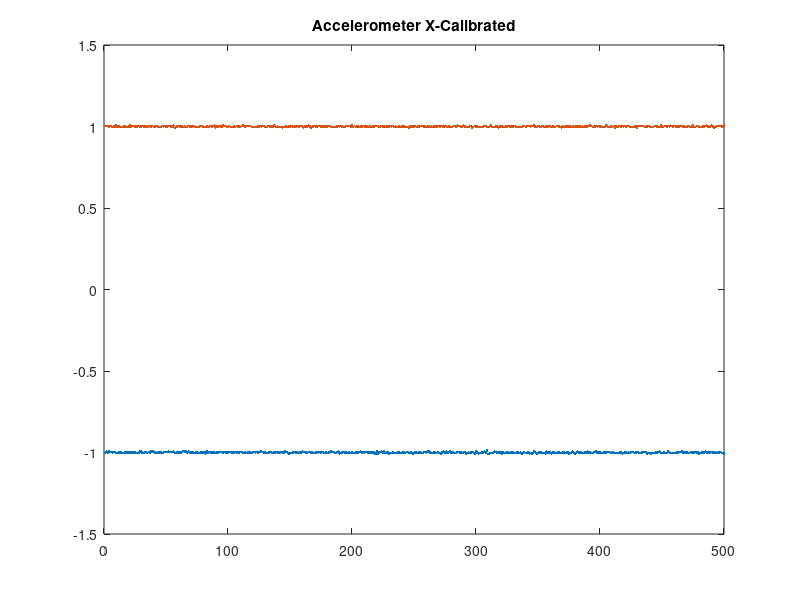
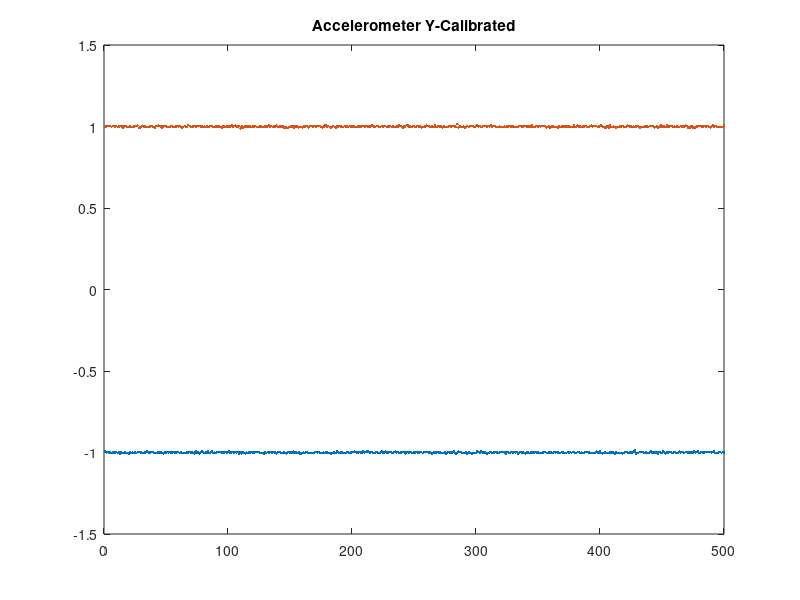
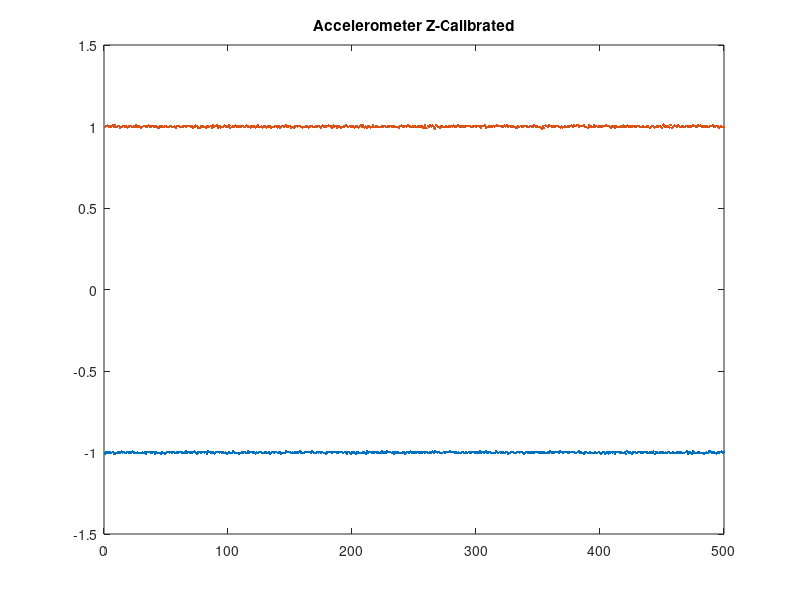

Write MATLAB code to recreate these figures, in order.
close all;
clear all;

yneg = [-980
-986
-984
-988
-984
-991
-986
-988
-987
-985
-989
-984
-993
-984
-990
-988
-986
-990
-989
-992
-985
-990
-987
-989
-986
-989
-985
-985
-985
-986
-991
-991
-986
-984
-979
-987
-987
-984
-982
-987
-988
-988
-991
-982
-990
-984
-990
-992
-983
-987
-983
-986
-983
-987
-989
-984
-986
-989
-983
-985
-988
-985
-988
-991
-989
-990
-983
-989
-982
-989
-984
-991
-992
-981
-986
-987
-992
-986
-981
-985
-989
-986
-988
-981
-989
-987
-979
-988
-986
-988
-985
-984
-982
-985
-986
-987
-986
-984
-987
-983
-981
-991
-985
-983
-989
-984
-986
-985
-992
-983
-992
-986
-988
-992
-987
-988
-986
-989
-983
-990
-987
-983
-984
-984
-984
-989
-989
-988
-992
-985
-989
-985
-987
-982
-987
-986
-982
-986
-992
-985
-985
-983
-988
-989
-985
-989
-992
-985
-983
-991
-986
-990
-981
-987
-985
-989
-986
-993
-992
-988
-987
-988
-982
-985
-991
-991
-989
-988
-988
-985
-984
-986
-984
-990
-989
-989
-985
-991
-984
-986
-989
-990
-992
-989
-987
-986
-988
-981
-986
-991
-986
-987
-988
-989
-989
-985
-985
-990
-987
-985
-984
-981
-985
-989
-987
-983
-990
-987
-978
-986
-985
-978
-980
-987
-986
-985
-989
-989
-987
-984
-990
-991
-987
-981
-986
-991
-980
-986
-987
-985
-984
-987
-990
-985
-981
-986
-985
-989
-986
-987
-984
-983
-992
-982
-984
-986
-984
-986
-989
-987
-991
-984
-987
-987
-983
-984
-990
-985
-985
-983
-982
-986
-986
-993
-993
-982
-986
-987
-985
-986
-987
-990
-989
-990
-984
-992
-987
-985
-986
-987
-987
-979
-988
-996
-986
-981
-983
-982
-988
-990
-988
-986
-994
-984
-989
-989
-994
-988
-988
-989
-980
-985
-987
-981
-985
-991
-982
-988
-992
-989
-986
-985
-991
-986
-986
-983
-987
-989
-986
-985
-983
-984
-984
-993
-985
-983
-991
-983
-984
-987
-983
-986
-982
-992
-988
-982
-988
-983
-989
-992
-987
-985
-990
-986
-986
-986
-988
-984
-988
-984
-988
-989
-990
-986
-982
-984
-988
-990
-987
-987
-986
-990
-983
-987
-983
-986
-989
-990
-985
-986
-989
-989
-988
-984
-989
-984
-988
-983
-983
-988
-988
-984
-984
-990
-987
-988
-989
-983
-983
-985
-986
-988
-989
-988
-988
-989
-981
-986
-987
-979
-989
-993
-990
-982
-988
-988
-989
-982
-986
-987
-987
-992
-983
-989
-990
-988
-988
-992
-989
-983
-985
-986
-989
-987
-984
-986
-985
-974
-993
-988
-988
-983
-982
-985
-986
-989
-984
-989
-991
-986
-981
-991
-982
-990
-986
-987
-995
-983
-988
-991
-981
-986
-992
-982
-987
-983
-984
-990
-989
-983
-989
-988
-989
-981
-986
-983
-983
-989
-985
-982
-987
-987
-987
-987
-989
-981
-988
-985
-981
-988
-986
-982
-990
-987
-985
-984
-983
-984
-985
-987
-982
-981
-991
-989
-991
-984
-984
-988
-985
-986];

ypos = [1003
1004
1008
1007
1006
1002
1006
1007
1003
1005
1001
1004
1008
1007
996
1003
1007
1005
1000
999
1004
1000
1002
1004
1008
1007
1009
995
998
999
1007
1004
1003
1002
1001
1002
1004
1005
1004
1002
998
1007
1006
1009
1007
1003
997
1007
1007
1008
1000
999
1001
1006
1008
999
999
1004
1007
1003
1006
1002
998
1000
1005
1000
1001
1013
1007
1002
1000
1003
1007
1004
1005
1006
1008
1000
1004
1000
1003
1002
1005
999
1004
1005
1006
1002
1002
1004
1004
1004
1003
1002
998
1008
1003
1002
1003
1001
1004
1002
1010
1001
1005
1009
1004
1004
1005
992
1004
993
1001
1004
1004
1003
1001
1004
1000
1006
1003
1005
1002
1002
1002
1008
1000
1001
1001
1003
1003
1004
1009
1002
1006
1001
1008
1004
1009
1004
1002
1007
1000
1006
998
998
1001
994
999
1000
1004
1006
997
1006
1003
1003
998
1002
1002
997
1005
1002
1007
1004
997
1005
1008
1004
1003
1006
1000
1006
1006
1007
1000
998
1000
1009
1010
1001
1005
1001
995
1000
1006
1001
997
1003
1004
1006
1003
1002
1000
1005
1003
1008
1000
1005
1004
1006
1004
1003
1000
999
1004
1003
1003
1005
1006
1004
1003
1005
1003
1004
1003
1010
1008
1003
1002
1006
1006
1002
1002
1006
1003
1007
1005
1001
1004
1004
1005
1002
1006
1001
1000
1004
1002
1009
1008
1001
996
1003
1001
1011
1009
1002
1003
1000
1005
1008
1002
1003
1008
1004
1004
997
1002
1002
1004
1009
1005
1005
1002
1003
1003
999
1009
1002
1004
1006
1002
1004
998
1005
1001
1002
1001
1004
1005
1001
1007
1007
1004
1001
1018
997
1004
1002
1001
1003
997
1001
1005
1001
1006
1008
1008
1004
1001
1005
1009
1004
1006
1002
1001
1007
1005
1005
1003
1008
1004
1010
1003
1006
1005
1002
999
1000
1003
1001
1000
999
1003
1000
1003
1000
1006
1002
1003
1007
999
1000
1001
1000
1007
1008
1003
1002
1006
1005
999
1004
1004
999
1009
1002
1002
1004
1005
1003
1007
1003
1006
1005
1007
1004
998
1002
1003
996
1006
1003
1000
1001
999
998
1004
999
1003
1003
1008
1003
1003
1004
1006
1001
1002
1000
1010
1001
1001
1009
1003
1006
1000
1004
1004
1007
1004
1002
1000
1006
1009
1004
1007
1007
1005
1002
1003
1007
1011
1003
1000
996
997
1007
997
1010
1000
1000
1003
1002
997
1002
1001
1003
1003
1006
1003
1001
999
1009
1006
1004
1006
1001
1004
1002
1003
1006
1005
996
1002
1002
1000
1006
1003
1004
1002
1005
1006
1006
1005
998
1000
1006
996
1001
1009
1001
1004
1004
999
1009
1003
1003
1005
1007
1000
1004
1002
1005
1000
1000
1006
1004
1005
1002
1009
1006
997
996
997
1008
998
997
996
1003
1005
1008
1007
1003
1004
1005
1003
1004
1005
1001
998
1003
1009
1001
1008
1004
1002
1000
1000
1001
1000
1009];

xneg = [-1028
-1020
-1028
-1020
-1023
-1022
-1024
-1021
-1022
-1027
-1030
-1026
-1027
-1022
-1029
-1027
-1026
-1025
-1025
-1026
-1023
-1025
-1026
-1025
-1026
-1027
-1029
-1025
-1018
-1019
-1027
-1027
-1022
-1023
-1027
-1023
-1025
-1020
-1020
-1020
-1026
-1027
-1030
-1022
-1025
-1024
-1027
-1026
-1023
-1023
-1023
-1018
-1022
-1022
-1021
-1020
-1026
-1028
-1025
-1026
-1026
-1026
-1022
-1017
-1020
-1017
-1024
-1020
-1026
-1025
-1025
-1024
-1030
-1026
-1022
-1028
-1027
-1025
-1022
-1026
-1021
-1031
-1017
-1024
-1021
-1027
-1024
-1025
-1025
-1027
-1025
-1024
-1023
-1023
-1021
-1028
-1021
-1025
-1025
-1024
-1021
-1023
-1025
-1024
-1026
-1023
-1024
-1024
-1030
-1023
-1022
-1028
-1027
-1024
-1027
-1025
-1024
-1025
-1029
-1023
-1022
-1024
-1023
-1027
-1022
-1021
-1017
-1023
-1025
-1022
-1027
-1027
-1026
-1023
-1026
-1027
-1024
-1027
-1023
-1026
-1026
-1029
-1023
-1026
-1026
-1019
-1023
-1025
-1032
-1027
-1030
-1026
-1024
-1023
-1024
-1025
-1030
-1023
-1027
-1020
-1023
-1022
-1025
-1028
-1023
-1023
-1027
-1025
-1027
-1027
-1026
-1022
-1025
-1022
-1025
-1023
-1024
-1027
-1023
-1027
-1026
-1025
-1020
-1022
-1021
-1026
-1029
-1022
-1019
-1031
-1027
-1025
-1021
-1025
-1025
-1027
-1026
-1025
-1028
-1026
-1027
-1028
-1026
-1023
-1024
-1021
-1020
-1027
-1021
-1025
-1022
-1022
-1026
-1025
-1026
-1026
-1025
-1025
-1034
-1018
-1031
-1025
-1021
-1020
-1024
-1016
-1029
-1022
-1025
-1032
-1029
-1030
-1026
-1030
-1029
-1027
-1025
-1023
-1029
-1029
-1025
-1021
-1029
-1023
-1021
-1027
-1026
-1025
-1031
-1027
-1025
-1024
-1028
-1026
-1025
-1027
-1029
-1023
-1023
-1025
-1020
-1020
-1025
-1028
-1027
-1024
-1021
-1029
-1023
-1027
-1028
-1032
-1022
-1020
-1028
-1020
-1027
-1024
-1018
-1025
-1024
-1026
-1028
-1028
-1021
-1021
-1024
-1021
-1027
-1025
-1022
-1031
-1028
-1025
-1027
-1025
-1021
-1026
-1031
-1020
-1026
-1033
-1028
-1027
-1025
-1026
-1020
-1025
-1014
-1033
-1031
-1027
-1028
-1028
-1020
-1023
-1025
-1026
-1025
-1025
-1032
-1024
-1029
-1027
-1024
-1026
-1030
-1025
-1026
-1022
-1028
-1027
-1025
-1022
-1027
-1026
-1032
-1029
-1023
-1028
-1027
-1025
-1031
-1027
-1031
-1028
-1019
-1026
-1031
-1027
-1025
-1026
-1026
-1028
-1028
-1031
-1019
-1029
-1025
-1023
-1031
-1024
-1021
-1028
-1027
-1024
-1023
-1027
-1029
-1026
-1025
-1029
-1025
-1025
-1035
-1029
-1026
-1020
-1027
-1033
-1025
-1020
-1024
-1025
-1024
-1028
-1027
-1023
-1030
-1020
-1024
-1024
-1027
-1029
-1023
-1022
-1019
-1028
-1022
-1025
-1027
-1029
-1025
-1021
-1025
-1023
-1021
-1023
-1028
-1026
-1026
-1028
-1027
-1030
-1028
-1026
-1022
-1031
-1027
-1025
-1021
-1028
-1026
-1030
-1022
-1023
-1023
-1027
-1026
-1021
-1025
-1027
-1029
-1025
-1022
-1023
-1022
-1031
-1028
-1028
-1033
-1030
-1027
-1028
-1022
-1026
-1023
-1020
-1027
-1027
-1030
-1023
-1027
-1030
-1019
-1026
-1029
-1028
-1027
-1027
-1030
-1026
-1025
-1021
-1022
-1019
-1026
-1025
-1024
-1024
-1027
-1027
-1023
-1029
-1025
-1028
-1023
-1025
-1023
-1033
-1029
-1024
-1024
-1028
-1019
-1024
-1028
-1024
-1026
-1022
-1026
-1024
-1024
-1027
-1024
-1026
-1022
-1027
-1030
-1031];

xpos = [987
987
989
985
987
985
981
984
984
992
981
984
982
982
982
989
985
982
981
985
990
982
989
986
985
984
984
988
981
984
988
985
982
989
982
985
986
980
988
983
984
986
985
982
983
983
986
984
986
985
984
989
989
983
984
990
977
980
984
988
982
984
987
983
984
981
982
986
985
984
985
987
985
981
981
982
984
988
987
982
982
982
985
983
985
988
984
989
990
979
986
983
988
984
984
990
989
987
982
983
987
983
982
983
988
983
986
985
986
983
987
992
988
983
989
989
988
987
983
983
983
980
983
984
984
986
984
986
986
982
983
985
987
984
985
984
991
986
983
984
980
981
981
979
983
982
987
982
987
985
987
985
980
985
981
989
982
987
986
987
978
985
987
982
991
984
978
980
989
987
984
985
986
986
983
984
989
980
985
984
986
986
983
982
982
980
981
985
986
984
988
985
983
983
986
986
989
987
981
990
983
986
983
986
984
982
985
983
988
985
984
988
982
985
984
981
987
984
987
987
987
980
984
986
983
984
981
984
985
985
986
985
988
980
984
983
983
984
980
985
985
986
983
983
983
979
985
984
985
985
986
983
985
984
988
987
989
983
988
983
985
984
983
985
981
986
982
985
985
986
983
988
984
985
989
989
981
985
982
980
982
986
986
983
991
986
988
983
982
990
985
981
981
983
987
986
977
983
987
984
989
982
983
982
981
984
988
987
981
980
986
990
982
982
983
988
984
979
984
985
989
980
983
985
985
986
984
985
984
980
989
981
983
982
981
982
982
989
987
982
986
988
989
985
986
986
992
982
983
987
987
981
987
986
980
985
984
984
989
985
983
985
982
982
986
987
985
982
978
987
982
980
988
985
982
987
980
985
982
982
988
980
985
987
983
985
982
985
985
984
986
990
987
983
985
985
986
984
988
985
989
981
980
981
990
984
983
983
984
982
987
979
987
981
985
987
984
987
985
988
981
987
989
982
983
983
983
984
986
976
986
989
986
988
986
982
985
985
986
984
981
982
982
986
988
985
981
981
993
985
982
986
988
983
986
985
987
986
984
987
984
984
986
982
989
988
982
985
980
982
989
985
981
985
990
983
983
987
989
980
983
983
986
984
987
990
984
982
982
990
984
979
980
985
987
986
987
985
985
990];





zAccelUp = [984
992
993
985
991
986
996
988
993
986
988
990
983
985
988
990
989
990
983
989
990
991
985
987
988
994
986
988
985
978
986
990
990
984
989
994
988
987
992
988
989
987
985
978
988
987
989
986
989
990
984
984
989
990
985
984
988
982
992
992
986
985
986
989
991
984
992
992
992
989
987
982
984
993
990
981
978
990
987
988
985
981
989
991
985
991
980
993
986
991
994
981
992
983
984
984
993
986
990
987
994
980
984
989
987
993
988
989
989
988
988
992
985
987
994
989
985
982
992
989
990
983
984
994
985
986
989
983
990
989
981
989
985
988
980
984
985
990
992
981
990
983
988
991
987
990
994
985
992
992
982
986
982
988
991
989
992
992
984
983
985
986
990
987
982
989
991
989
984
985
987
985
992
986
980
993
987
989
988
991
993
991
989
982
993
988
991
982
989
988
981
985
987
989
994
992
986
990
988
989
989
982
987
989
983
989
996
988
993
983
987
979
990
987
982
986
995
984
990
989
986
984
986
989
986
990
989
985
989
989
991
986
987
987
985
984
985
982
990
993
985
988
990
987
995
990
987
984
991
989
988
986
987
992
986
991
983
982
993
977
991
987
996
988
994
983
976
995
986
986
981
989
989
986
986
989
986
987
988
992
987
994
989
985
994
993
984
988
989
988
988
992
992
992
991
986
987
988
992
984
991
991
989
983
990
991
995
983
985
987
987
988
988
990
988
990
996
991
991
992
987
984
994
989
994
984
991
986
992
987
986
982
982
989
986
990
987
985
991
990
989
986
986
991
989
986
995
986
990
984
985
983
975
988
979
994
990
988
995
992
989
987
991
987
990
991
986
983
989
983
986
991
985
989
984
990
994
986
994
990
992
998
985
991
992
991
994
984
985
979
993
989
988
984
993
984
990
986
992
988
989
987
991
990
995
990
991
984
981
989
989
982
987
986
985
985
990
984
994
987
987
993
987
989
989
984
991
989
988
991
991
988
985
986
989
985
986
988
991
979
986
992
990
983
985
989
985
991
984
979
999
987
987
988
991
981
998
980
986
993
992
989
995
989
984
989
988
984
988
990
989
989
988
989
994
990
987
988
994
990
994
987
988
988
987
989
986
986
992
992
995
987
989
992
988
981
987
989
985
984];

zAccelDwn = [-1017
-1007
-1014
-1010
-1007
-1012
-1008
-1019
-1016
-1014
-1008
-1011
-1011
-1005
-1010
-1008
-1014
-1011
-1009
-1011
-1010
-1014
-1005
-1010
-1013
-1012
-1009
-1015
-1014
-1013
-1010
-1013
-1009
-1018
-1007
-1008
-1008
-1010
-1011
-1007
-1016
-1010
-1015
-1014
-1015
-1019
-1007
-1013
-1016
-1012
-1009
-1007
-1010
-1007
-1012
-1008
-1011
-1015
-1009
-1012
-1007
-1009
-1010
-1015
-1013
-1004
-1010
-1007
-1010
-1011
-1010
-1009
-1004
-1013
-1018
-1010
-1008
-1011
-1007
-1008
-1011
-1007
-1018
-1004
-1007
-1010
-1010
-1009
-1017
-1010
-1009
-1009
-1010
-1006
-1013
-1011
-1014
-1011
-1016
-1012
-1008
-1013
-1012
-1005
-1007
-1013
-1013
-1012
-1016
-1012
-1010
-1010
-1008
-1011
-1013
-1005
-1010
-1009
-1007
-1010
-1007
-1016
-1010
-1013
-1006
-1006
-1011
-1012
-1013
-1010
-1010
-1015
-1010
-1019
-1011
-1009
-1010
-1009
-1008
-1013
-1008
-1010
-1017
-1013
-1015
-1012
-1003
-1009
-1009
-1009
-1013
-1010
-1015
-1007
-1011
-1010
-1010
-1005
-1010
-1014
-1013
-1006
-1008
-1008
-1008
-1006
-1010
-1004
-1013
-1013
-1015
-1008
-1011
-1006
-1012
-1008
-1012
-1015
-1017
-1011
-1006
-1009
-1007
-1010
-1006
-1007
-1006
-1011
-1011
-1006
-1007
-1009
-1013
-1008
-1010
-1019
-1006
-1010
-1017
-1008
-1010
-1010
-1018
-1010
-1007
-1014
-1012
-1013
-1010
-1010
-1020
-1005
-1011
-1009
-1008
-1010
-1012
-1010
-1009
-1015
-1006
-1013
-1015
-1004
-1013
-1011
-1013
-1004
-1009
-1008
-1009
-1012
-1009
-1017
-1006
-1014
-1010
-1013
-1015
-1012
-1011
-1010
-1017
-1008
-1006
-1011
-1005
-1011
-1011
-1013
-1010
-1011
-1009
-1012
-1010
-1010
-1010
-1007
-1010
-1006
-1012
-1013
-1010
-1010
-1005
-1015
-1004
-1008
-1011
-1009
-1012
-1012
-1012
-1008
-1013
-1008
-1007
-1009
-1005
-1009
-1009
-1008
-1010
-1010
-1014
-1010
-1014
-1014
-1007
-1010
-1013
-1008
-1013
-1008
-1010
-1012
-1009
-1008
-1014
-1009
-1010
-1013
-1003
-1011
-1009
-1010
-1010
-1003
-1011
-1010
-1009
-1012
-1012
-1014
-1012
-1005
-1006
-1014
-1009
-1012
-1010
-1007
-1015
-1008
-1009
-1016
-1015
-1008
-1006
-1006
-1015
-1014
-1009
-1009
-1010
-1007
-1006
-1013
-1019
-1009
-1008
-1010
-1010
-1011
-1010
-1006
-1011
-1009
-1007
-1007
-1015
-1007
-1015
-1011
-1011
-1013
-1012
-1011
-1014
-1003
-1011
-1010
-1012
-1007
-1009
-1006
-1011
-1001
-1008
-1013
-1009
-1008
-1009
-1011
-1013
-1008
-1008
-1006
-1009
-1013
-1012
-1007
-1000
-1011
-1011
-1013
-1017
-1011
-1009
-1013
-1014
-1010
-1012
-1015
-1014
-1010
-1012
-1012
-1009
-1013
-1016
-1009
-1006
-1019
-1012
-1007
-1016
-1010
-1006
-1011
-1006
-1016
-1009
-1007
-1006
-1013
-1010
-1015
-1012
-1011
-1018
-1004
-1010
-1010
-1012
-1016
-1007
-1009
-1013
-1012
-1008
-1009
-1010
-1010
-1013
-1006
-1008
-1011
-1012
-1011
-1011
-1012
-1005
-1019
-1007
-1010
-1014
-1011
-1011
-1010
-1010
-1013
-1011
-1013
-1009
-1011
-1012
-1015
-1010
-1014
-1013
-1011
-1010
-1014
-1006
-1013
-1015
-1012
-1009
-1004
-1018
-1010
-1009
-1016
-1005
-1010
-1012
-1013
-1010
-1008
-1013
-1012
-1012
-1017
-1015
-1011
-1014
-1003
-1005
-1013
-1011
-1008
-1014
-1016
-1010
-1015
-1007
-1003
-1011
-1009];

Gravity = 16384;

% Calculate the Accelerometer scale factor and null shift in X-direction
AveXPos = mean(xpos, 'all'); 
AveXNeg = mean(xneg, 'all');
AccelNullShiftX = (AveXPos + AveXNeg) / 2;
XnegShift = AveXNeg - AccelNullShiftX;
XposShift = AveXPos - AccelNullShiftX;
SFX = Gravity / XposShift;
xNegCorrect = XnegShift * SFX;
xPosCorrect = XposShift * SFX;
AccelNegCorrectX = (xneg - AccelNullShiftX) * SFX;
AccelPosCorrectX = (xpos - AccelNullShiftX) * SFX;
AccelCorrectX = cat(2, AccelNegCorrectX / Gravity, AccelPosCorrectX / Gravity);

figure(1)
plot(AccelCorrectX, '.')
title('Accelerometer X-Calibrated')

% Calculate the Accelerometer scale factor and null shift in Y-direction
AveYPos = mean(ypos, 'all');
AveYNeg = mean(yneg, 'all');
AccelNullShiftY = (AveYPos + AveYNeg) / 2;
YnegShift = AveYNeg - AccelNullShiftY;
YposShift = AveYPos - AccelNullShiftY;
SFY = Gravity / YposShift;
yNegCorrect = YnegShift * SFY;
yPosCorrect = YposShift * SFY;
AccelNegCorrectY = (yneg - AccelNullShiftY) * SFY;
AccelPosCorrectY = (ypos - AccelNullShiftY) * SFY;
AccelCorrectY = cat(2, AccelNegCorrectY / Gravity, AccelPosCorrectY / Gravity);

figure(2)
plot(AccelCorrectY, '.')
title('Accelerometer Y-Calibrated')

% Calculate the Accelerometer scale factor and null shift in Z-direction
AveZPos = mean(zAccelUp, 'all');
AveZNeg = mean(zAccelDwn, 'all');
AccelNullShiftZ = (AveZPos + AveZNeg) / 2;
ZnegShift = AveZNeg - AccelNullShiftZ;
ZposShift = AveZPos - AccelNullShiftZ;
SFZ = Gravity / ZposShift;
zNegCorrect = ZnegShift * SFZ;
zPosCorrect = ZposShift * SFZ;
AccelNegCorrectZ = (zAccelDwn - AccelNullShiftZ) * SFZ;
AccelPosCorrectZ = (zAccelUp - AccelNullShiftZ) * SFZ;
AccelCorrectZ = cat(2, AccelNegCorrectZ / Gravity, AccelPosCorrectZ / Gravity);

figure(3)
plot(AccelCorrectZ, '.')
title('Accelerometer Z-Calibrated')


%CalibrateEllipsoidData3D(xAccel,yAccel,zAccel,20,1);
